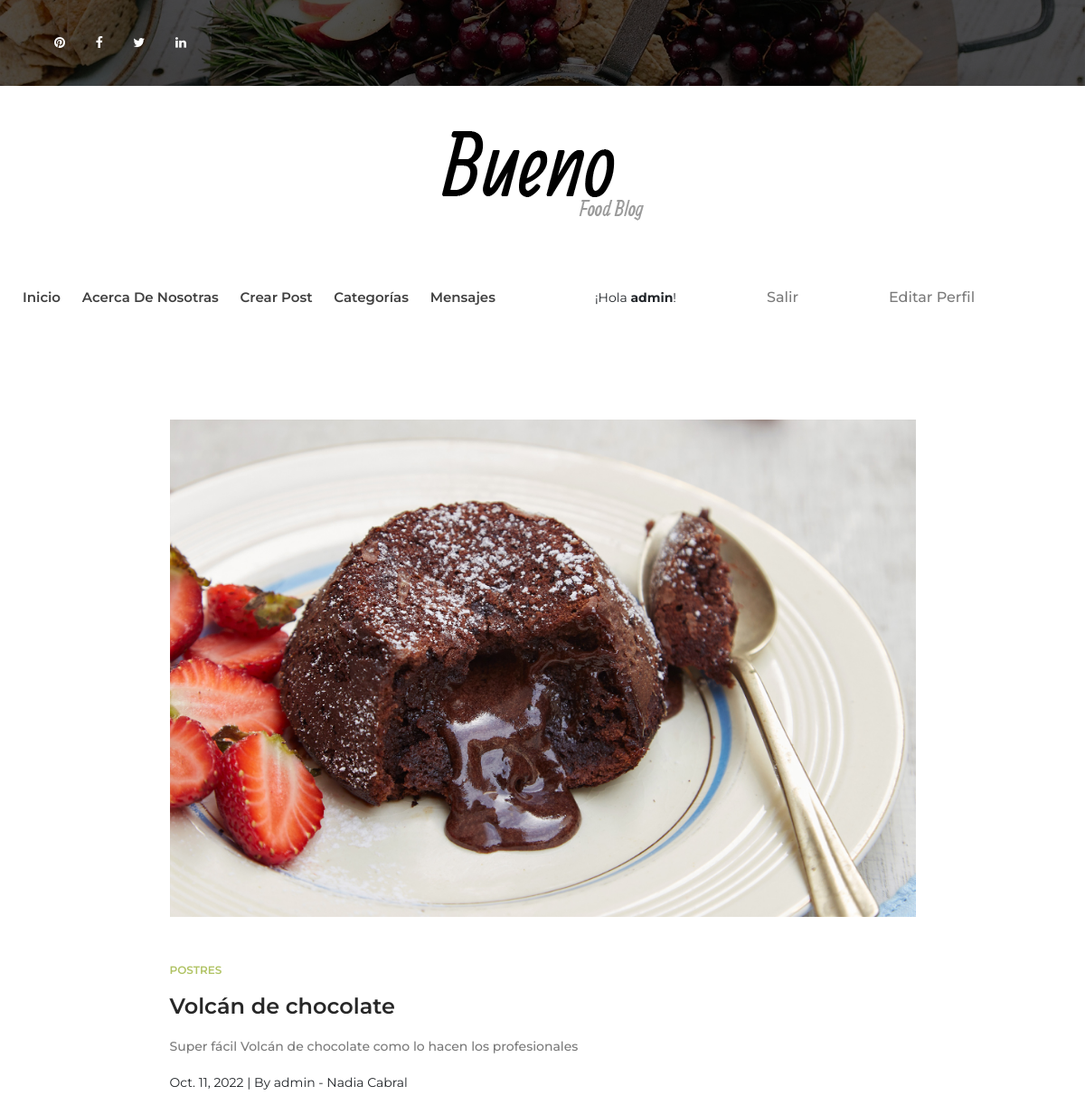
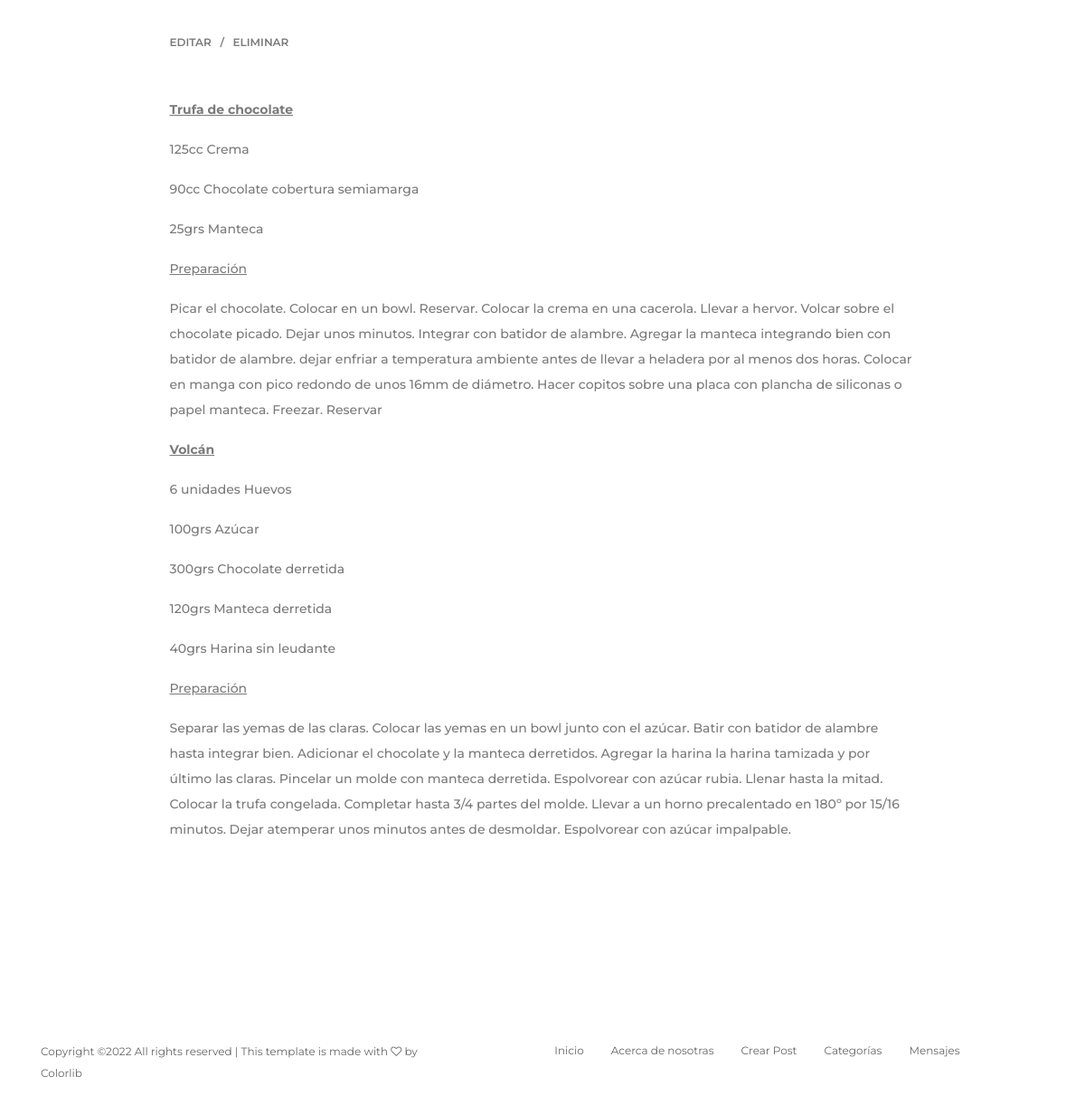
Page /articulos/16 (signed in) on the committed database (2 pictures, top to bottom).
### AppBlog/models.py (models this page shows, shortened)
class Post(models.Model):
    titulo = models.CharField(max_length=100)
    subtitulo = models.CharField(max_length=120)
    autor = models.ForeignKey(User, on_delete=models.CASCADE)
    cuerpo = RichTextField(blank=True, null=True)
    fecha_post = models.DateField(auto_now_add=True)
    categoria = models.CharField(max_length=100, default='postres')
    imagen_post = models.ImageField(null=True, blank=True, upload_to='imagenes/')

### AppBlog/views.py (the view)
# urls.py: path('articulos/<int:pk>', Articulo.as_view(), name='articulo'),
class Articulo(DetailView):
	model = Post
	template_name = 'articulos.html'

### AppBlog/templates/articulos.html
{% extends 'padre.html' %}
{% load static %}
{% block post %}
    <section class="post-news-area section-padding-100-0 mb-70">
        <div class="container">
            <div class="row justify-content-center">
                <div class="col-12 col-lg-8 col-xl-9">
                    <div class="post-details-content mb-100">
                        <div class="blog-thumbnail mb-50">
                            {% if post.imagen_post %}
                            <img src="{{ post.imagen_post.url }}" alt="">
                            {% endif %}
                        </div>
                        <div class="blog-content">
                            <a href="#" class="post-tag">{{ post.categoria }}</a>
                            <h4 class="post-title">{{ post.titulo }}</h4>
                            <p>{{ post.subtitulo }}</p>
                            <div class="post-meta mb-50">
                                <span class="post-date">{{ post.fecha_post }} | </span>
                                <span class="post-author">By {{ post.autor.username }} - {{ post.autor.first_name }} {{ post.autor.last_name }}</span>
                            </div>
                            <div class="post-meta mb-50">
                                {% if user.is_authenticated %}
                                    {% if user.id == post.autor.id %}
                                        <a href="{% url 'editarPost' post.pk %}" class="post-date">Editar</a>
                                        <a href="{% url 'eliminarPost' post.pk %}" class="post-author">Eliminar</a>
                                    {% endif %}
                                {% endif %}
                            </div>
                            <p>{{ post.cuerpo|safe }}</p>
                        </div>
                    </div>
                </div>
            </div>
        </div>
    </section>
{% endblock %}

### AppBlog/templates/padre.html (shortened to what this page needs)
<!DOCTYPE html>
<html lang="en">
<head>
    {% load static %}
    <link rel="stylesheet" href="{% static 'style.css' %}">
</head>
<body>
    <header class="header-area">
        <div class="top-header-area bg-img bg-overlay" style="background-image: url({% static 'img/bg-img/header.jpg' %});">
            <div class="container h-100">
                <div class="row h-100 align-items-center justify-content-between">
                    <div class="col-12 col-sm-6">
                        <div class="top-social-info">
                            <a href="https://ar.pinterest.com/" data-toggle="tooltip" data-placement="bottom" title="Pinterest"><i class="fa fa-pinterest" aria-hidden="true"></i></a>
                            <a href="https://www.facebook.com/" data-toggle="tooltip" data-placement="bottom" title="Facebook"><i class="fa fa-facebook" aria-hidden="true"></i></a>
                            <a href="https://twitter.com/" data-toggle="tooltip" data-placement="bottom" title="Twitter"><i class="fa fa-twitter" aria-hidden="true"></i></a>
                            <a href="https://www.linkedin.com/" data-toggle="tooltip" data-placement="bottom" title="Linkedin"><i class="fa fa-linkedin" aria-hidden="true"></i></a>
                        </div>
                    </div>
                </div>
            </div>
        </div>
        <div class="logo-area">
            <a href="index.html"><img src="{% static 'img/core-img/logo.png' %}" alt=""></a>
        </div>
        <div class="bueno-main-menu" id="sticker">
            <div class="classy-nav-container breakpoint-off">
                <div class="container-fluid">
                    <nav class="classy-navbar justify-content-between" id="buenoNav">
                        <div class="classy-menu">
                            <div class="classynav">
                                <ul>
                                    <li><a href="{% url 'inicio' %}">Inicio</a></li>
                                    <li><a href="{% url 'about' %}">Acerca de nosotras</a></li>
                                    <li><a href="{% url 'crearPost' %}">Crear Post</a></li>
                                    <li><a href="{% url 'listaCategorias' %}">Categorías</a></li>
                                    <li><a href="{% url 'inbox' %}">Mensajes</a></li>
                                </ul>
                                {% if user.is_authenticated %}
                                <div class="login-area">
                                    <span>¡Hola <strong>{{user.username}}</strong>!</span>
                                </div>
                                <div class="login-area">
                                    <a href="{% url 'logout' %}">Salir</a>
                                </div>
                                <div class="login-area">
                                    <a href="{% url 'editarPerfilUsuario' %}">Editar Perfil</a>
                                </div>
                                {% endif %}
                            </div>
                        </div>
                    </nav>
                </div>
            </div>
        </div>
    </header>
    {% block post %}{% endblock %}
    <footer class="footer-area">
        <div class="container">
            <div class="row">
                <div class="col-12 col-sm-5">
                    <p class="copywrite-text"><a href="#">
Copyright &copy;<script>document.write(new Date().getFullYear());</script> All rights reserved | This template is made with <i class="fa fa-heart-o" aria-hidden="true"></i> by <a href="https://colorlib.com" target="_blank">Colorlib</a>
</p>
                </div>
                <div class="col-12 col-sm-7">
                    <div class="footer-nav">
                        <ul>
                            <li><a href="{% url 'inicio' %}">Inicio</a></li>
                            <li><a href="{% url 'about' %}">Acerca de nosotras</a></li>
                            <li><a href="{% url 'crearPost' %}">Crear Post</a></li>
                            <li><a href="{% url 'listaCategorias' %}">Categorías</a></li>
                            <li><a href="{% url 'inbox' %}">Mensajes</a></li>
                        </ul>
                    </div>
                </div>
            </div>
        </div>
    </footer>
</body>
</html>

### AppBlog/static/css/classy-nav.css (style rules this page uses)
* { margin: 0; padding: 0; }
body { font-family: "Roboto", sans-serif; }
ul, ol { margin: 0; }
ul li, ol li { list-style: none; }
img { height: auto; max-width: 100%; }
.bg-img { background-position: center center; background-size: cover; background-repeat: no-repeat; }
.classy-nav-container { position: relative; z-index: 100; background-color: #ffffff; }
.classy-nav-container * { box-sizing: border-box; }
.classy-nav-container a { -webkit-transition-duration: 500ms; transition-duration: 500ms; text-decoration: none; outline: none; font-size: 14px; font-weight: 400; color: #232323; display: inline-block; }
.justify-content-between { -webkit-box-pack: justify; -ms-flex-pack: justify; justify-content: space-between; }
.justify-content-center { -webkit-box-pack: center; -ms-flex-pack: center; justify-content: center; }
.classy-navbar { width: 100%; height: 70px; padding: 0.5em 2em; display: -webkit-box; display: -ms-flexbox; display: flex; -webkit-box-align: center; -ms-flex-align: center; -ms-grid-row-align: center; align-items: center; }
.classynav ul li { display: inline-block; clear: both; position: inherit; z-index: 10; }
.classynav ul li a { padding: 0 12px; display: block; height: 35px; font-size: 14px; line-height: 34px; }
.breakpoint-off .classynav { display: -webkit-box; display: -ms-flexbox; display: flex; -webkit-box-align: center; -ms-flex-align: center; -ms-grid-row-align: center; align-items: center; }

### rows in the picture
Post: imagen_post (picture), categoria "POSTRES", titulo "Volcán de chocolate", subtitulo "Super fácil Volcán de chocolate como lo hacen los profesionales", fecha_post "Oct. 11, 2022", autor.username "admin", autor.first_name "Nadia", autor.last_name "Cabral", cuerpo "Trufa de chocolate 125cc Crema 90cc Chocolate cobertura semiamarga 25grs Manteca Preparación Picar el chocolate. Colocar en un bowl. Reservar. Colocar la crema en una cacerola. Llevar a hervor. Volcar sobre el chocolate picado. Dejar unos minutos. Integrar con batidor de alambre. Agregar la manteca integrando bien con batidor de alambre. dejar enfriar a temperatura ambiente antes de llevar a heladera por al menos dos horas. Colocar en manga con pico redondo de unos 16mm de diámetro. Hacer copitos sobre una placa con plancha de siliconas o papel manteca. Freezar. Reservar Volcán 6 unidades Huevos 100grs Azúcar 300grs Chocolate derretida 120grs Manteca derretida 40grs Harina sin leudante…"

### other values in the picture
{{ user.username }} "admin"
